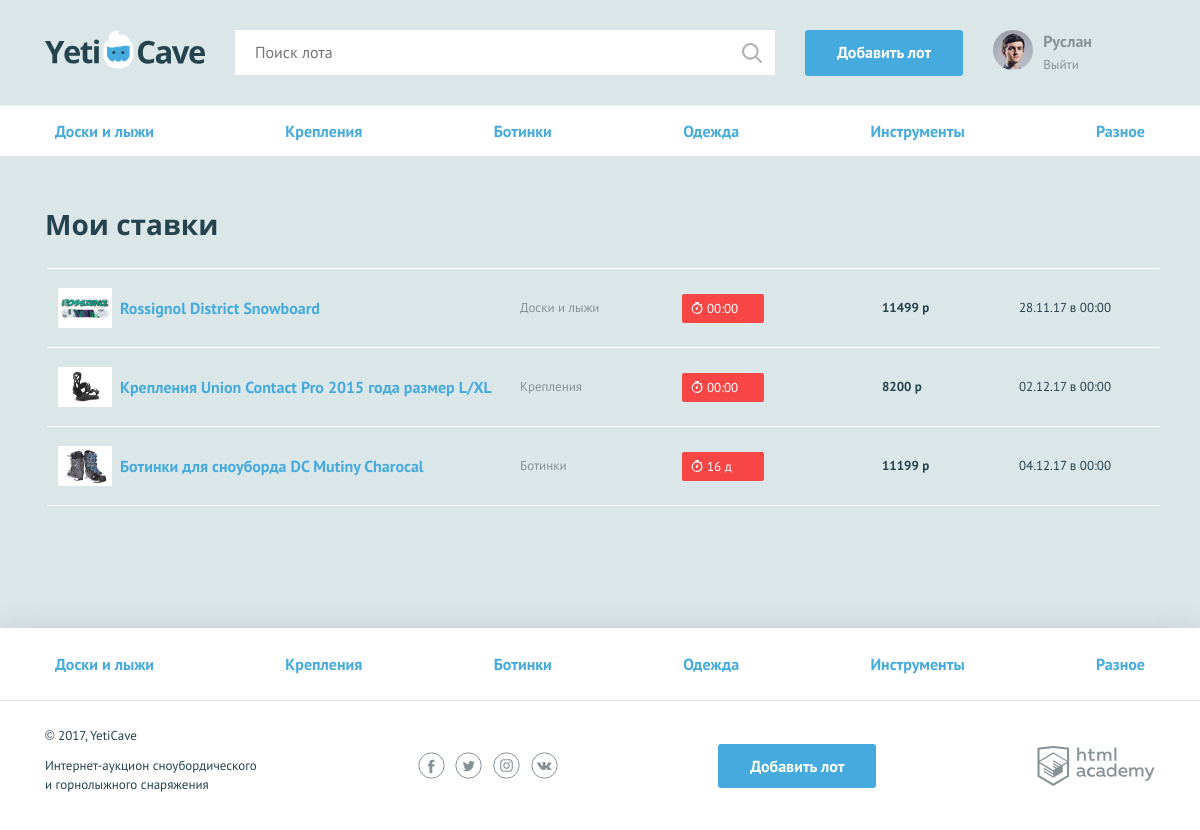
Screenshot of /mylots.php (signed in) with the database file from the repository.
### tables this page shows
CREATE TABLE categories (
  id INT AUTO_INCREMENT PRIMARY KEY,
  name CHAR(200),
  modifier CHAR(100)
);

CREATE TABLE bets (
  id INT AUTO_INCREMENT PRIMARY KEY,
  date DATETIME,
  price DECIMAL,
  user_id INT,
  lot_id INT
);

CREATE TABLE lots (
  id INT AUTO_INCREMENT PRIMARY KEY,
  creation_date DATETIME,
  name CHAR(255),
  description TEXT,
  image CHAR(255),
  price DECIMAL,
  end_date DATETIME,
  rate_step DECIMAL,
  owner_id INT,
  winner_id INT,
  category_id INT
);

### functions.php (called while the page is built, shortened)
<?php
function render_template($template_url = '', $data = []) {
    $result = '';
    if (file_exists($template_url)) {
        extract($data);
        require_once($template_url);
        $result = ob_get_clean();
    }
    return $result;
}
function format_time($time) {
    $time = strtotime($time);
    $now = strtotime('now');
    $time_passed = $now - $time;
    $hours = $time_passed / 3600;
    if ($hours < 1) {
        $format = 'i минут назад';
        $time_stamp = $time_passed;
    } elseif ($hours >= 1 and $hours < 24) {
        $format = 'H часов назад';
        $time_stamp = $time_passed;
    } else {
        $format = 'd.m.y в H:i';
        $time_stamp = $time;
    }
    $formatted_time = date($format, $time_stamp);
    return $formatted_time;
}
function get_timer($time) {
    $now_ts = strtotime('now');
    $time_ts = strtotime($time);
    $hours_left = ($time_ts - $now_ts) / 3600;
    $now = date_create('now');
    $date = date_create($time);
    $interval = date_diff($now, $date);
    $time_left = $interval->format('%H:%I');
    if ($now_ts >= $time_ts) {
        $time_left = '00:00';
    } elseif ($hours_left > 24) {
        $time_left = $interval->format('%d д');
    }
    return $time_left;
}
function check_auth() {
    $user_registered = [];
    if (isset($_SESSION['user'])) {
        $user_registered = $_SESSION['user'];
    }
    return $user_registered;
}
function get_data($sql, $connection) {
    $result = mysqli_query($connection, $sql);
    if ($result) {
        return mysqli_fetch_all($result, MYSQLI_ASSOC);
    }
}

### templates/mylots.php (the view)
<section class="rates container">
    <h2>Мои ставки</h2>
    <table class="rates__list">
        <?php foreach ($bets as $key => $bet): ?>
            <tr class="rates__item">
                <td class="rates__info">
                    <div class="rates__img">
                        <img src="<?= $bet['lot_image']; ?>" width="54" height="40" alt="<?= $bet['lot_name']; ?>">
                    </div>
                    <h3 class="rates__title"><a href="lot.php?lot_id=<?= $bet['lot_id'] ?>"><?= $bet['lot_name']; ?></a></h3>
                </td>
                <td class="rates__category">
                    <?= $bet['lot_category']; ?>
                </td>
                <td class="rates__timer">
                    <div class="timer timer--finishing"><?= get_timer($bet['lot_end_date']); ?></div>
                </td>
                <td class="rates__price">
                    <?= $bet['price']; ?> р
                </td>
                <td class="rates__time">
                    <?= format_time($bet['date']); ?>
                </td>
            </tr>
        <?php endforeach; ?>
    </table>
</section>

### templates/layout.php (shortened to what this page needs)
<?php
    $user_registered = check_auth();
    $link_to_index = (!$is_index) ? 'href="index.php"' : '';
    $is_auth = $user_registered ? true : false;
?>
<!DOCTYPE html>
<html lang="ru">
<head>
    <link href="css/normalize.min.css" rel="stylesheet">
    <link href="css/style.css" rel="stylesheet">
</head>
<body>
    <header class="main-header">
        <div class="main-header__container container">
            <a class="main-header__logo" <?= $link_to_index; ?>>
                <img src="img/logo.svg" width="160" height="39" alt="Логотип компании YetiCave">
            </a>
            <form class="main-header__search" method="get" action="https://echo.htmlacademy.ru">
                <input type="search" name="search" placeholder="Поиск лота">
                <input class="main-header__search-btn" type="submit" name="find" value="Найти">
            </form>
            <a class="main-header__add-lot button" href="add.php">Добавить лот</a>
            <nav class="user-menu">
                <?php if ($is_auth): ?>
                    <div class="user-menu__image">
                        <img src="<?= $user_registered['avatar']; ?>" width="40" height="40" alt="<?= $user_registered['name']; ?>">
                    </div>
                    <div class="user-menu__logged">
                        <p><?= $user_registered['name']; ?></p>
                        <a href="logout.php">Выйти</a>
                    </div>
                <?php endif; ?>
            </nav>
        </div>
    </header>
    <main class="<?= $main_class; ?>">
        <?php if(!$is_index): ?>
            <nav class="nav">
                <ul class="nav__list container">
                    <?php foreach ($categories as $key => $category): ?>
                        <li class="nav__item">
                            <a href="all-lots.html"><?= $category['name']; ?></a>
                        </li>
                    <?php endforeach; ?>
                </ul>
            </nav>
        <?php endif; ?>
        <?= $content; ?>
    </main>
    <footer class="main-footer">
        <nav class="nav">
            <ul class="nav__list container">
                <?php foreach ($categories as $key => $category): ?>
                    <li class="nav__item">
                        <a href="all-lots.html"><?= $category['name']; ?></a>
                    </li>
                <?php endforeach; ?>
            </ul>
        </nav>
        <div class="main-footer__bottom container">
            <div class="main-footer__copyright">
                <p>© 2017, YetiCave</p>
                <p>Интернет-аукцион сноубордического и горнолыжного снаряжения</p>
            </div>
            <div class="main-footer__social social">
                <a class="social__link social__link--facebook" href="#">Facebook
                </a>
                <a class="social__link social__link--twitter" href="#">Twitter
                </a>
                <a class="social__link social__link--instagram" href="#">Instagram
                </a>
                <a class="social__link social__link--vkontakte" href="#">Вконтакте
                </a>
            </div>
            <a class="main-footer__add-lot button" href="add.php">Добавить лот</a>
            <div class="main-footer__developed-by">
                <a class="logo-academy" href="https://htmlacademy.ru/intensive/php">HTML Academy
                </a>
            </div>
        </div>
    </footer>
</body>
</html>

### rows the page displays
categories: name "Доски и лыжи"
categories: name "Крепления"
categories: name "Ботинки"
categories: name "Одежда"
categories: name "Инструменты"
categories: name "Разное"
bets: lot.image (picture), lot.name "Rossignol District Snowboard", categories.name "Доски и лыжи", lot.end_date "00:00", price "11499", date "28.11.17 в 00:00"
bets: lot.image (picture), lot.name "Крепления Union Contact Pro 2015 года размер L/XL", categories.name "Крепления", lot.end_date "00:00", price "8200", date "02.12.17 в 00:00"
bets: lot.image (picture), lot.name "Ботинки для сноуборда DC Mutiny Charocal", categories.name "Ботинки", lot.end_date "16 д", price "11199", date "04.12.17 в 00:00"

### other values shown
$user_registered['name'] "Руслан"
